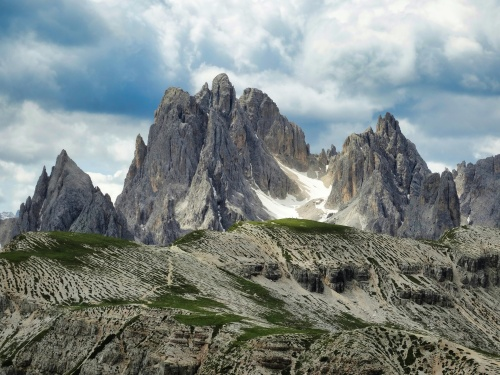
#> input picture stock_images/resized_img.jpg, 500 x 375 px
$ python image_thresholding.py
#> lines starting #> are read from the running program, lines starting #| are printed output that depends on the picture; after the words box and inside, x2 and y2 are one past the last pixel; in counts of white or black regions, pixels touching at a corner belong together
"""
 The function is typically used to get a bi-level (binary) image out of a grayscale image or for removing a noise,
 that is, filtering out pixels with too small or too large valuesThe first argument is the source image, which should
 be a grayscale image. The second argument is the threshold value which is used to classify the pixel values. The third
 argument is the maximum value which is assigned to pixel values exceeding the threshold. OpenCV provides different
 types of thresholding which is given by the fourth parameter of the function
"""

import cv2

img = cv2.imread("../stock_images/resized_img.jpg",0)
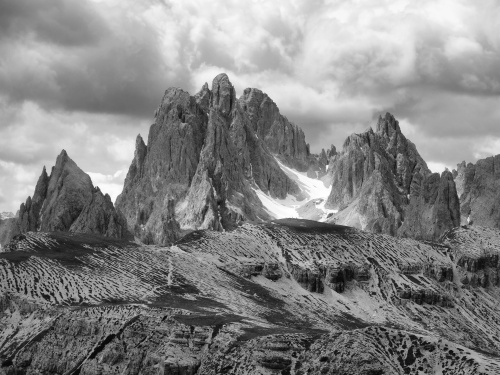
#> img: shape (375, 500); min 4, max 255, mean 132.5

# apply binary thresholding
threshold_img = cv2.threshold(img, 180, 255, cv2.THRESH_BINARY)[1]
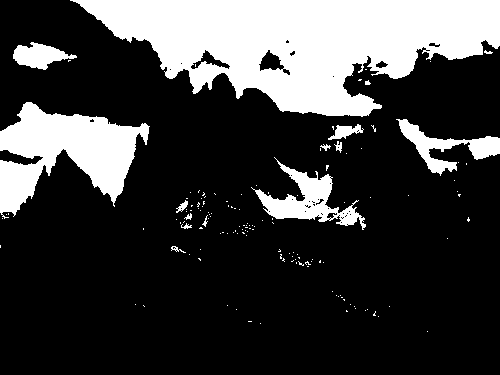
#> threshold_img: shape (375, 500); 23.9% white; 142 white regions (127 under 20 px), largest, box (x1, y1, x2, y2) and area: (70, 0, 500, 117) 29707, (0, 102, 150, 219) 8776, (251, 157, 366, 230) 2600
# [0] - returns threshold value
# [1] - returns image

# display images
cv2.imshow("Grayscale", img)
cv2.imshow("Threshold Image", threshold_img)

cv2.waitKey(1000)
cv2.destroyAllWindows()
